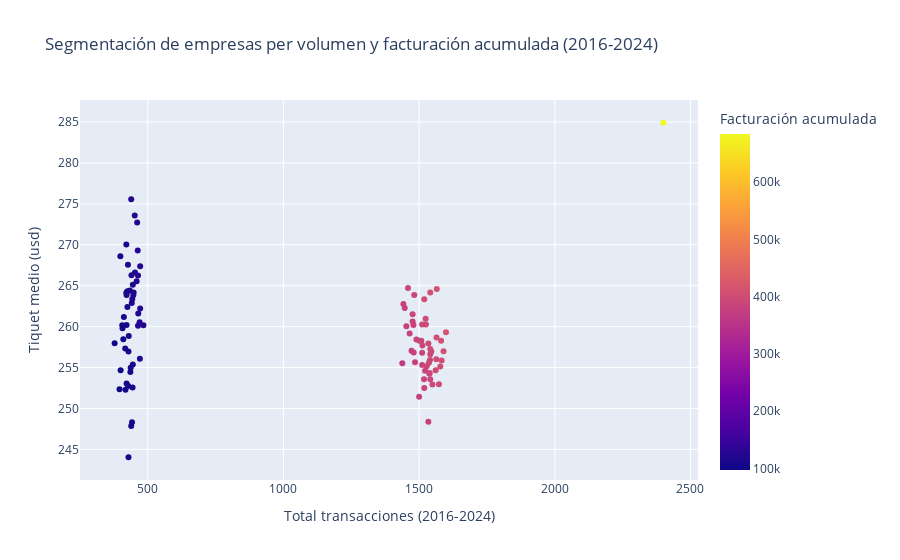

Write notebook code for a chart like this one.
### Markdown cell above
##### Ej. 12: Scatter 3 variables

### Code cell
df_3_variab = df_transactions.merge(df_companies, left_on="business_id", right_on="company_id")

df_3_variab = df_3_variab[df_3_variab["declined"] == 0]

df_company_metric = df_3_variab.groupby(["business_id", "company_name", "country"]).agg(
    total_transactions=("id", "count"),
    amount_mitjana=("amount", "mean"),
    amount_total=("amount", "sum")
).reset_index()

fig = px.scatter(
    df_company_metric,
    x="total_transactions",
    y="amount_mitjana",
    color="amount_total",
    hover_name="company_name",
    hover_data={
        "amount_total": True,
        "amount_mitjana": True,
        "country": True
    },
    title="Segmentación de empresas per volumen y facturación acumulada (2016-2024)",
    labels={
        "business_id": "Id empresa",
        "amount_mitjana": "Tiquet medio (usd)",
        "total_transactions": "Total transacciones (2016-2024)",
        "amount_total": "Facturación acumulada",
        "country": "País"
    }
)

fig.show()

### Figure 1 — Plotly figure (JSON) as saved in the notebook; plotly's stock layout.template omitted (floating-point values rounded to 4 significant figures; data arrays with more than 128 entries replaced by an {"elided": "..."} marker saying what was removed)
{"data": [{"customdata": {"elided": "100x2 mixed values"}, "hovertemplate": "<b>%{hovertext}</b><br><br>Total transacciones (2016-2024)=%{x}<br>Tiquet medio (usd)=%{y}<br>Facturación acumulada=%{marker.color}<br>País=%{customdata[1]}<extra></extra>", "hovertext": ["Ac Fermentum Incorporated", "Magna A Neque Industries", "Fusce Corp.", "Convallis In Incorporated", "Ante Iaculis Nec Foundation", "Donec Ltd", "Sed Nunc Ltd", "Amet Nulla Donec Corporation", "Nascetur Ridiculus Mus Inc.", "Vestibulum Lorem PC", "Gravida Sagittis LLP", "Mus Aenean Eget Foundation", "Dis Parturient Institute", "Sed LLC", "Arcu LLP", "Pretium Neque Corp.", "Fringilla LLC", "Quisque Libero LLC", "Auctor Mauris Vel LLP", "Elit Etiam Laoreet Associates", "Nunc Interdum Incorporated", "Augue Foundation", "Non Magna LLC", "A Institute", "Quam A Felis Industries", "Integer Mollis Corp.", "Enim Condimentum Ltd", "Donec Fringilla PC", "Amet Institute", "Magna Incorporated", "Fringilla Porttitor Incorporated", "Ut Semper Foundation", "Aliquet Vel Vulputate Incorporated", "Ac Libero Inc.", "Ac Industries", "Lorem Eu Incorporated", "Mauris Institute", "Non Justo Corp.", "Amet Faucibus Ut Foundation", "Erat LLP", "Neque Tellus Incorporated", "Lacus Quisque Associates", "Neque Tellus Imperdiet Corp.", "Tortor Nunc Commodo Company", "Eget Ipsum Ltd", "At Pede Corp.", "Non Ante LLP", "Sed Id Limited", "Netus Et Malesuada Ltd", "Mauris Id Inc.", "Urna Convallis Associates", "Pede Cum Ltd", "Interdum Feugiat Sed Associates", "Tristique Neque Venenatis Institute", "Nunc Ac PC", "Aliquam Erat Volutpat LLP", "Risus Associates", "Turpis Company", "Justo Eu Arcu Ltd", "Eget Tincidunt Dui Institute", "Pede Ultrices Ltd", "Amet Lorem LLP", "Nec Luctus LLC", "Mauris Incorporated", "Etiam Bibendum Fermentum Industries", "Dui Cras Associates", "Tincidunt Orci Limited", "Nunc Sit Incorporated", "Malesuada PC", "Metus Vitae Associates", "Dolor Vitae Limited", "Sapien Nunc Pulvinar LLP", "Maecenas Malesuada Fringilla Inc.", "Cras Consulting", "Aliquet Sem Limited", "Viverra Donec Foundation", "Amet Luctus Vulputate Foundation", "Tincidunt Associates", "Mattis Foundation", "At Associates", "Nunc In Foundation", "Lorem Ipsum Dolor Corp.", "Auctor Mauris Corp.", "Cras Vehicula Aliquet Industries", "Nulla Integer Vulputate Corp.", "Dictum Eu Corp.", "Aliquam PC", "Aliquet Diam Limited", "Orci Adipiscing Limited", "Dui Quis Institute", "Nibh Phasellus Corporation", "Tempor Diam Institute", "Euismod Mauris Institute", "Et Magnis Ltd", "Aliquam Iaculis Lacus Corp.", "Placerat LLP", "Sed Est Corp.", "Egestas Nunc Sed Limited", "Rutrum Non Inc.", "Non Institute"], "legendgroup": "", "marker": {"color": [683800.0, 105600.0, 118000.0, 389600.0, 122500.0, 117900.0, 391000.0, 389500.0, 111200.0, 118300.0, 378400.0, 400100.0, 110900.0, 120800.0, 112100.0, 121000.0, 99930.0, 125900.0, 109800.0, 105500.0, 414700.0, 384900.0, 379600.0, 108800.0, 380100.0, 396900.0, 391800.0, 408600.0, 121900.0, 123800.0, 381000.0, 386200.0, 408300.0, 385800.0, 389900.0, 97520.0, 405000.0, 384700.0, 385100.0, 383500.0, 114200.0, 115900.0, 111300.0, 123500.0, 117200.0, 395500.0, 388100.0, 116700.0, 394100.0, 121600.0, 123700.0, 113600.0, 396400.0, 392600.0, 367400.0, 397700.0, 105700.0, 386000.0, 397000.0, 387500.0, 114800.0, 393300.0, 107200.0, 110200.0, 404600.0, 377100.0, 112300.0, 106800.0, 111400.0, 113700.0, 407100.0, 108200.0, 391000.0, 126200.0, 378900.0, 395700.0, 106000.0, 120700.0, 107600.0, 125700.0, 400000.0, 379700.0, 397500.0, 391400.0, 379500.0, 120600.0, 397900.0, 124700.0, 414100.0, 101900.0, 104700.0, 377800.0, 107300.0, 111300.0, 109800.0, 384900.0, 111500.0, 387700.0, 402600.0, 390800.0], "coloraxis": "coloraxis", "symbol": "circle"}, "mode": "markers", "name": "", "orientation": "v", "showlegend": false, "type": "scatter", "x": [2400, 406, 445, 1512, 470, 447, 1538, 1508, 421, 448, 1472, 1563, 436, 453, 444, 439, 396, 484, 442, 418, 1599, 1518, 1485, 439, 1480, 1525, 1549, 1590, 459, 472, 1534, 1459, 1581, 1511, 1528, 378, 1583, 1476, 1490, 1519, 427, 441, 422, 464, 440, 1541, 1511, 443, 1540, 465, 452, 445, 1541, 1536, 1438, 1524, 407, 1476, 1545, 1522, 434, 1511, 399, 429, 1564, 1500, 425, 422, 437, 421, 1541, 428, 1482, 472, 1442, 1534, 410, 464, 412, 461, 1519, 1465, 1561, 1539, 1447, 471, 1573, 463, 1565, 400, 429, 1453, 417, 430, 422, 1479, 425, 1501, 1578, 1541], "xaxis": "x", "y": [284.9, 260.2, 265.1, 257.7, 260.5, 263.9, 254.3, 258.3, 264.1, 264.2, 257.1, 256.0, 254.4, 266.6, 252.6, 275.6, 252.4, 260.2, 248.3, 252.3, 259.3, 253.6, 255.7, 247.8, 256.8, 260.3, 252.9, 257.0, 265.5, 262.2, 248.4, 264.7, 258.3, 255.3, 255.2, 258.0, 255.9, 260.6, 258.4, 252.5, 267.6, 262.9, 263.9, 266.3, 266.3, 256.6, 256.8, 263.4, 255.9, 261.6, 273.6, 255.4, 257.3, 255.6, 255.5, 261.0, 259.8, 261.5, 257.0, 254.6, 264.4, 260.3, 268.6, 257.0, 258.7, 251.4, 264.3, 253.1, 255.0, 270.1, 264.2, 252.8, 263.9, 267.4, 262.8, 258.0, 258.5, 260.1, 261.2, 272.7, 263.3, 259.2, 254.7, 254.3, 262.3, 256.1, 253.0, 269.3, 264.6, 254.7, 244.0, 260.0, 257.3, 258.9, 260.2, 260.2, 262.4, 258.3, 255.1, 253.6], "yaxis": "y"}], "layout": {"coloraxis": {"colorbar": {"title": {"text": "Facturación acumulada"}}, "colorscale": [[0, "#0d0887"], [0.1111, "#46039f"], [0.2222, "#7201a8"], [0.3333, "#9c179e"], [0.4444, "#bd3786"], [0.5556, "#d8576b"], [0.6667, "#ed7953"], [0.7778, "#fb9f3a"], [0.8889, "#fdca26"], [1, "#f0f921"]]}, "legend": {"tracegroupgap": 0}, "title": {"text": "Segmentación de empresas per volumen y facturación acumulada (2016-2024)"}, "xaxis": {"anchor": "y", "domain": [0, 1], "title": {"text": "Total transacciones (2016-2024)"}}, "yaxis": {"anchor": "x", "domain": [0, 1], "title": {"text": "Tiquet medio (usd)"}}}}
